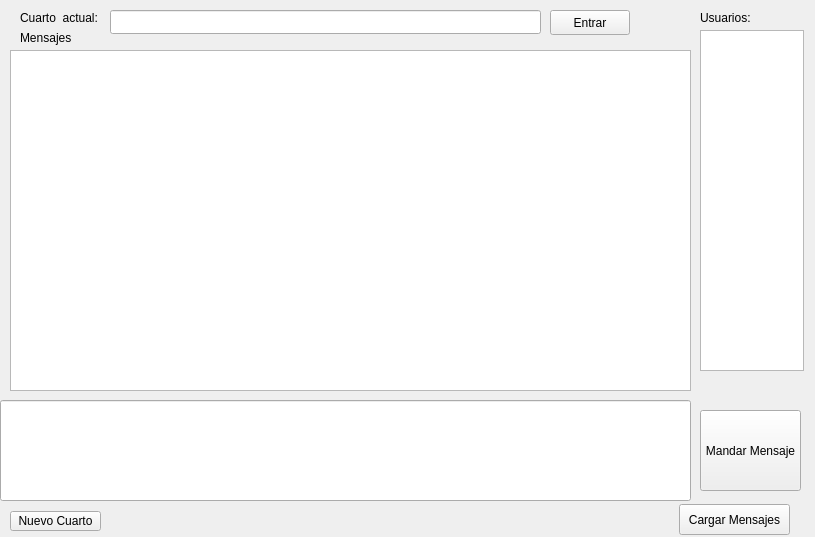
<?xml version="1.0" encoding="UTF-8"?>
<ui version="4.0">
 <class>Roomf_Form</class>
 <widget class="QWidget" name="Roomf_Form">
  <property name="geometry">
   <rect>
    <x>0</x>
    <y>0</y>
    <width>815</width>
    <height>537</height>
   </rect>
  </property>
  <property name="windowTitle">
   <string>Form</string>
  </property>
  <widget class="QTextEdit" name="tE_Mensajes">
   <property name="geometry">
    <rect>
     <x>10</x>
     <y>50</y>
     <width>681</width>
     <height>341</height>
    </rect>
   </property>
   <property name="readOnly">
    <bool>true</bool>
   </property>
  </widget>
  <widget class="QLineEdit" name="lE_Mensaje">
   <property name="geometry">
    <rect>
     <x>0</x>
     <y>400</y>
     <width>691</width>
     <height>101</height>
    </rect>
   </property>
  </widget>
  <widget class="QPushButton" name="pB_Mensaje">
   <property name="geometry">
    <rect>
     <x>700</x>
     <y>410</y>
     <width>101</width>
     <height>81</height>
    </rect>
   </property>
   <property name="text">
    <string>Mandar Mensaje</string>
   </property>
  </widget>
  <widget class="QPushButton" name="pB_NCuarto">
   <property name="geometry">
    <rect>
     <x>10</x>
     <y>511</y>
     <width>91</width>
     <height>20</height>
    </rect>
   </property>
   <property name="text">
    <string>Nuevo Cuarto</string>
   </property>
  </widget>
  <widget class="QTextEdit" name="tE_Usuarios">
   <property name="geometry">
    <rect>
     <x>700</x>
     <y>30</y>
     <width>104</width>
     <height>341</height>
    </rect>
   </property>
   <property name="readOnly">
    <bool>true</bool>
   </property>
  </widget>
  <widget class="QLabel" name="lB_Messages">
   <property name="geometry">
    <rect>
     <x>20</x>
     <y>30</y>
     <width>71</width>
     <height>16</height>
    </rect>
   </property>
   <property name="text">
    <string>Mensajes</string>
   </property>
  </widget>
  <widget class="QLabel" name="lB_Usuario">
   <property name="geometry">
    <rect>
     <x>700</x>
     <y>10</y>
     <width>55</width>
     <height>16</height>
    </rect>
   </property>
   <property name="text">
    <string>Usuarios:</string>
   </property>
  </widget>
  <widget class="QLineEdit" name="lE_Cuarto">
   <property name="geometry">
    <rect>
     <x>110</x>
     <y>10</y>
     <width>431</width>
     <height>24</height>
    </rect>
   </property>
   <property name="text">
    <string/>
   </property>
  </widget>
  <widget class="QLabel" name="lB_Cuarto">
   <property name="geometry">
    <rect>
     <x>20</x>
     <y>10</y>
     <width>91</width>
     <height>16</height>
    </rect>
   </property>
   <property name="text">
    <string>Cuarto  actual:</string>
   </property>
  </widget>
  <widget class="QPushButton" name="pB_TCuarto">
   <property name="geometry">
    <rect>
     <x>550</x>
     <y>10</y>
     <width>80</width>
     <height>25</height>
    </rect>
   </property>
   <property name="text">
    <string>Entrar</string>
   </property>
  </widget>
  <widget class="QPushButton" name="pB_CM">
   <property name="geometry">
    <rect>
     <x>679</x>
     <y>504</y>
     <width>111</width>
     <height>31</height>
    </rect>
   </property>
   <property name="text">
    <string>Cargar Mensajes</string>
   </property>
  </widget>
 </widget>
 <resources/>
 <connections/>
</ui>
